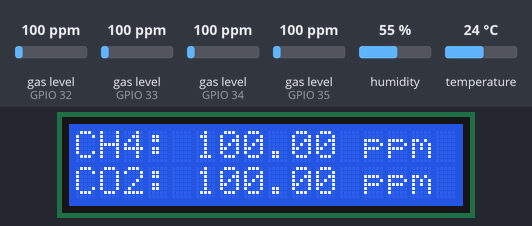
A sketch run on a simulated ESP32. On the bench: 16×2 character LCD. The inputs (shaded band) are chosen by the test bench; at power-on: gas level (sensors on GPIO 32, GPIO 33, GPIO 34, GPIO 35) 100 ppm, humidity 55 %, temperature 24 °C. WiFi joins after 1.5 s; servers stay silent unless stated; what the sketch prints to the serial monitor is not drawn.

Above: at 4.1 s.
4.2 s: gas level (sensor on GPIO 32) set to 20 ppm
At 17.0 s:
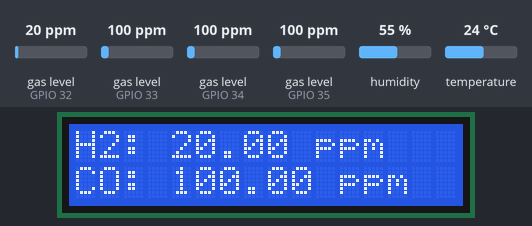
17.2 s: gas level (sensor on GPIO 33) set to 250 ppm
At 27.3 s:
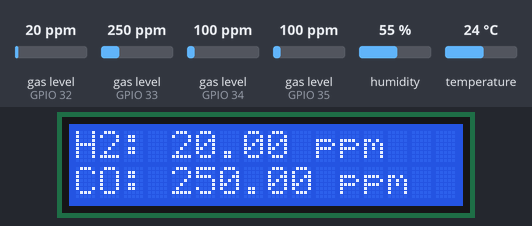
30.2 s: gas level (sensor on GPIO 34) set to 500 ppm
At 34.6 s:
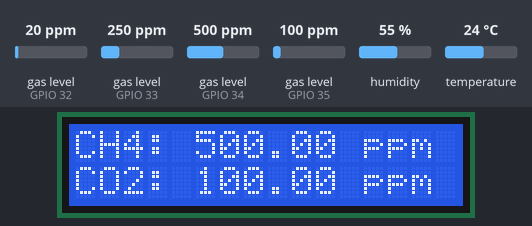
38.1 s: gas level (sensor on GPIO 35) set to 750 ppm
At 44.0 s:
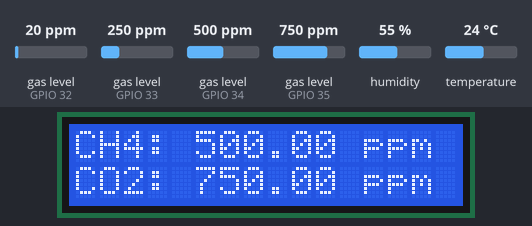
48.1 s: humidity set to 22 %
At 60.2 s:
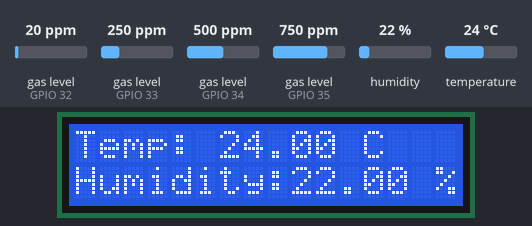
61.1 s: temperature set to 12 °C
At 70.9 s:
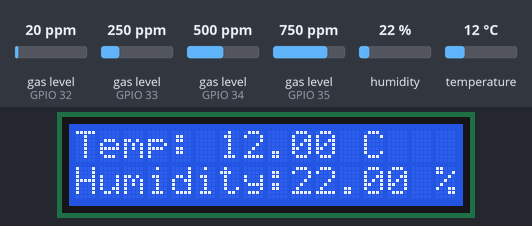
Timing chart, 0 to 72.4 s (numbered marks = the images above; inputs shaded):
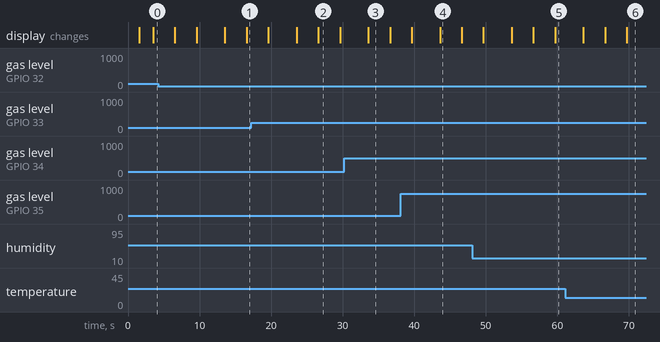

The sketch:

AirGuard.ino
```cpp
#include <Wire.h>
#include <WiFi.h>
#include <Firebase_ESP_Client.h>
#include <addons/TokenHelper.h>
#include <addons/RTDBHelper.h>

// define WiFi
#define WIFI_SSID " " // input WiFi Name
#define WIFI_PASSWORD " " // input WiFi password

// Using Firebase
// RTDB API Key
#define API_KEY " " // input API key
#define DATABASE_URL " " // input realtime database firebase URL

// define DATABASE
FirebaseData fbdo;
FirebaseAuth auth;
FirebaseConfig config;

unsigned long sendDataPrevMillis = 0;
bool signupOK = false;


// define DHT11
#include  <DHT.h>
#define   DHTPIN  16
#define   DHTTYPE DHT11
DHT dht(DHTPIN, DHTTYPE);

float humid, temp;

// define MQ SENSORS
#include <MQUnifiedsensor.h>
#define   Board                   ("ESP-32")
#define   Voltage_Resolution      (5)
#define   ADC_Bit_Resolution      (12)
#define   Type                    ("ESP-32")

#define   Pin                     (34)
#define   Pin1                    (35)
#define   Pin2                    (32)
#define   Pin3                    (33)

#define   RatioMQ2CleanAir        (9.83)
#define   RatioMQ135CleanAir      (3.6)
#define   RatioMQ8CleanAir        (70)
#define   RatioMQ7CleanAir        (27.5)

MQUnifiedsensor MQ2(Board, Voltage_Resolution, ADC_Bit_Resolution, Pin, Type);
MQUnifiedsensor MQ135(Board, Voltage_Resolution, ADC_Bit_Resolution, Pin1, Type);
MQUnifiedsensor MQ8(Board, Voltage_Resolution, ADC_Bit_Resolution, Pin2, Type);
MQUnifiedsensor MQ7(Board, Voltage_Resolution, ADC_Bit_Resolution, Pin3, Type);

float ppmMQ2, ppmMQ135, ppmMQ8, ppmMQ7;

// define LCD
#include <LiquidCrystal_I2C.h>
#define   I2C_SCL   D22
#define   I2C_SDA   D21
LiquidCrystal_I2C lcd (0x27, 16, 2);

void setup() {
  Serial.begin(115200);

  // WiFi SETUP
  WiFi.begin(WIFI_SSID, WIFI_PASSWORD);
  Serial.print("Connecting to Wi-Fi");
  while(WiFi.status() != WL_CONNECTED) {
    Serial.print("."); delay(300);
  }
  Serial.println();
  Serial.print("Connected with IP: ");
  Serial.println(WiFi.localIP());
  Serial.println();

  // DATABASE SETUP
  config.api_key = API_KEY;
  config.database_url = DATABASE_URL;
  if(Firebase.signUp(&config, &auth, "", "")) {
    Serial.println("signUp OK");
    signupOK = true;
  } else {
    Serial.printf("%s\n", config.signer.signupError.message.c_str());
  }

  config.token_status_callback = tokenStatusCallback;
  Firebase.begin(&config, &auth);
  Firebase.reconnectWiFi(true);


  Wire.begin();
  dht.begin();

  // SENSOR SETUP
  MQ2.setRegressionMethod(1);
  MQ2.setA(1012.7); MQ2.setB(-2.786);

  MQ135.setRegressionMethod(1);
  MQ135.setA(110.47); MQ135.setB(-2.862);

  MQ8.setRegressionMethod(1);
  MQ8.setA(976.97); MQ8.setB(-0.688);

  MQ7.setRegressionMethod(1);
  MQ7.setA(99.042); MQ7.setB(-1.518);

  MQ2.init();
  MQ135.init();
  MQ8.init();
  MQ7.init();

  Serial.print("Calibrating please wait.");

  float MQ2calcR0 = 0;
  float MQ135calcR0 = 0;
  float MQ8calcR0 = 0;
  float MQ7calcR0 = 0;

  for(int i = 1; i<=10; i ++)   {
    MQ2.update();
    MQ135.update();
    MQ8.update();
    MQ7.update();

    MQ2calcR0 += MQ2.calibrate(RatioMQ2CleanAir);
    MQ135calcR0 += MQ135.calibrate(RatioMQ135CleanAir);
    MQ8calcR0 += MQ8.calibrate(RatioMQ8CleanAir);
    MQ7calcR0 += MQ7.calibrate(RatioMQ7CleanAir);
    Serial.print(".");
  }

  MQ2.setR0(MQ2calcR0/10);
  MQ135.setR0(MQ135calcR0/10);
  MQ8.setR0(MQ8calcR0/10);
  MQ7.setR0(MQ7calcR0/10);

  Serial.println("  done!.");

  // MQ2.serialDebug(false);
  // MQ135.serialDebug(false);
  // MQ8.serialDebug(false);
  // MQ7.serialDebug(false);

  // SERIAL MONITOR
  Serial.println(F("AirGuard"));

  // LCD SETUP
  lcd.begin(0x27, 16,2);
  lcd.backlight();

  // LCD DISPLAY
  lcd.clear();
  lcd.setCursor(0,0);
  lcd.print("AirGuard");
  delay(1000);

}

void loop() {
    // MQ SENSOR
    MQ2.update();
    ppmMQ2 = MQ2.readSensor();

    MQ135.update();
    ppmMQ135 = MQ135.readSensor();

    MQ8.update();
    ppmMQ8 = MQ8.readSensor();

    MQ7.update();
    ppmMQ7 = MQ7.readSensor();

    // DHT11
    humid = dht.readHumidity();
    temp = dht.readTemperature();

  if(Firebase.ready() && signupOK && (millis() - sendDataPrevMillis > 5000 || sendDataPrevMillis == 0)) {
    sendDataPrevMillis = millis();

    // STORE DATA TO REALTIME DATABASE
    if(Firebase.RTDB.setFloat(&fbdo, "/Sensor/MQ-2", ppmMQ2)) {
      Serial.println(); Serial.print(ppmMQ2);
      Serial.print("- successfully saved to: " + fbdo.dataPath());
      Serial.println(" (" + fbdo.dataType() = ")");
    } else {
      Serial.println("Failed: " +fbdo.errorReason());
    }

    if(Firebase.RTDB.setFloat(&fbdo, "/Sensor/MQ-135", ppmMQ135)) {
      Serial.println(); Serial.print(ppmMQ135);
      Serial.print("- successfully saved to: " + fbdo.dataPath());
      Serial.println(" (" + fbdo.dataType() = ")");
    } else {
      Serial.println("Failed: " +fbdo.errorReason());
    }

    if(Firebase.RTDB.setFloat(&fbdo, "/Sensor/MQ-8", ppmMQ8)) {
      Serial.println(); Serial.print(ppmMQ8);
      Serial.print("- successfully saved to: " + fbdo.dataPath());
      Serial.println(" (" + fbdo.dataType() = ")");
    } else {
      Serial.println("Failed: " +fbdo.errorReason());
    }

    if(Firebase.RTDB.setFloat(&fbdo, "/Sensor/MQ-7", ppmMQ7)) {
      Serial.println(); Serial.print(ppmMQ7);
      Serial.print("- successfully saved to: " + fbdo.dataPath());
      Serial.println(" (" + fbdo.dataType() = ")");
    } else {
      Serial.println("Failed: " +fbdo.errorReason());
    }

    if(Firebase.RTDB.setFloat(&fbdo, "/Sensor/Humidity", humid)) {
      Serial.println(); Serial.print(humid);
      Serial.print("- successfully saved to: " + fbdo.dataPath());
      Serial.println(" (" + fbdo.dataType() = ")");
    } else {
      Serial.println("Failed: " +fbdo.errorReason());
    }

    if(Firebase.RTDB.setFloat(&fbdo, "/Sensor/Temperature", temp)) {
      Serial.println(); Serial.print(temp);
      Serial.print("- successfully saved to: " + fbdo.dataPath());
      Serial.println(" (" + fbdo.dataType() = ")");
    } else {
      Serial.println("Failed: " +fbdo.errorReason());
    }


  }

  // PRINT SENSOR DATA TO LCD
  lcd.clear();
  lcd.setCursor(0,0);
  lcd.print("CH4: ");
  lcd.print(ppmMQ2);
  lcd.print(" ppm");

  lcd.setCursor(0,1);
  lcd.print("CO2: ");
  lcd.print(ppmMQ135);
  lcd.print(" ppm");
  delay(3000);

  lcd.clear();
  lcd.setCursor(0,0);
  lcd.print("H2: ");
  lcd.print(ppmMQ8);
  lcd.print(" ppm");

  lcd.setCursor(0,1);
  lcd.print("CO: ");
  lcd.print(ppmMQ7);
  lcd.print(" ppm");
  delay(3000);

  lcd.clear();
  lcd.setCursor(0,0);
  lcd.print("Temp: ");
  lcd.print(temp);
  lcd.print(" C");

  lcd.setCursor(0, 1);
  lcd.print("Humidity:");
  lcd.print(humid);
  lcd.print(" %");
  delay(3000);

}
```

Measured:
- what the display in image 2 shows lasts 3.0 s, from 26.6 s to 29.6 s
